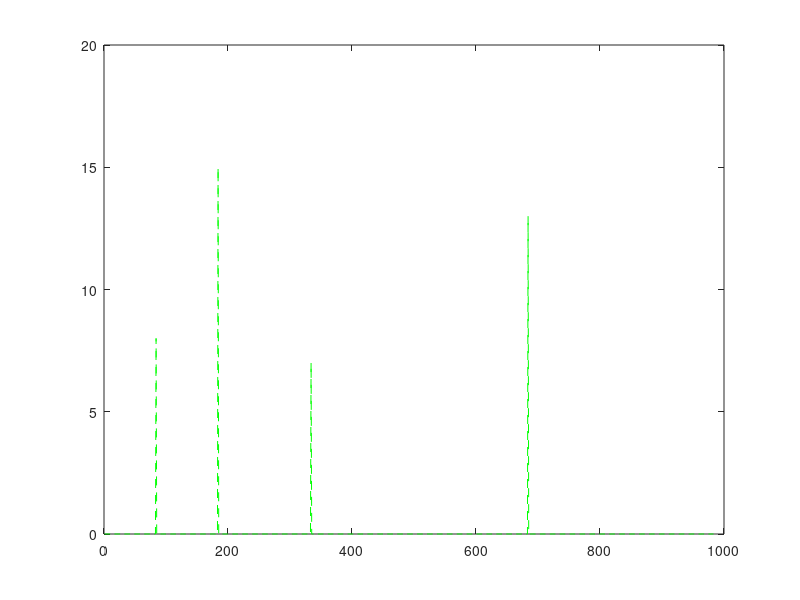
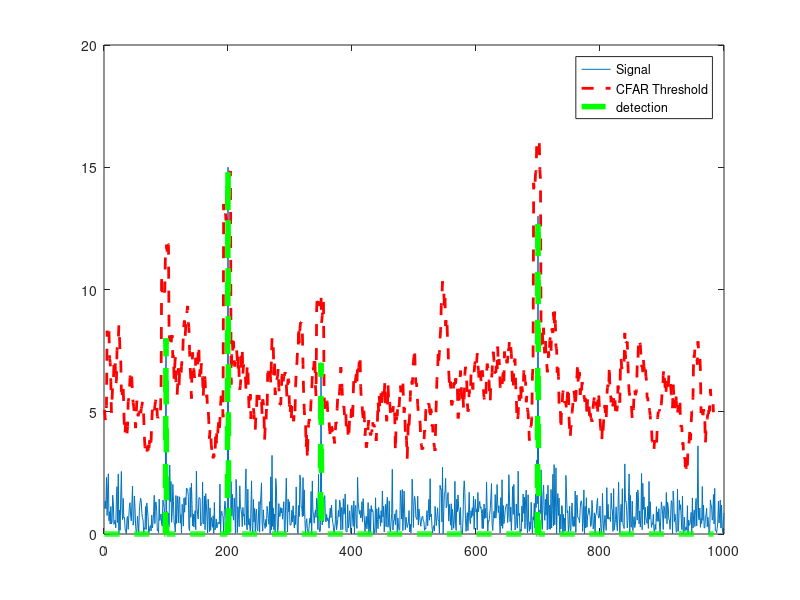

Here is the MATLAB script that generated these plots, in order:
% Implement 1D CFAR using lagging cells on the given noise and target scenario.

% Close and delete all currently open figures
close all;

% Data_points
Ns = 1000;

% Generate random noise
s=abs(randn(Ns,1));

%Targets location. Assigning bin 100, 200, 300 and 700 as Targets with the amplitudes of 8, 9, 4, 11.
s([100 ,200, 350, 700])=[8 15 7 13];

%plot the output
plot(s);

% TODO: Apply CFAR to detect the targets by filtering the noise.

% 1. Define the following:
% 1a. Training Cells
% 1b. Guard Cells 
T = 12;
G = 4;

% Offset : Adding room above noise threshold for desired SNR 
offset=7;

% Vector to hold threshold values 
threshold_cfar = [];

%Vector to hold final signal after thresholding
signal_cfar = [];

% 2. Slide window across the signal length
for i = 1:(Ns-(G+T+1))     

    % 2. - 5. Determine the noise threshold by measuring it within the training cells
    noise_level = sum(s(i:i+T-1))/T;
    
    threshold = noise_level * offset;
    
    threshold_cfar = [threshold_cfar, {threshold}];
    
    

    % 6. Measuring the signal within the CUT
    signal = s(i+T+G);
    

    % 8. Filter the signal above the threshold
   % signal = 1
    if(signal < threshold)
        signal = 0;
    end
        
    signal_cfar = [signal_cfar, {signal}];
end




% plot the filtered signal
plot (cell2mat(signal_cfar),'g--');

% plot original sig, threshold and filtered signal within the same figure.
figure,plot(s);
hold on,plot(cell2mat(circshift(threshold_cfar,G)),'r--','LineWidth',2)
hold on, plot (cell2mat(circshift(signal_cfar,(T+G))),'g--','LineWidth',4);
legend('Signal','CFAR Threshold','detection')